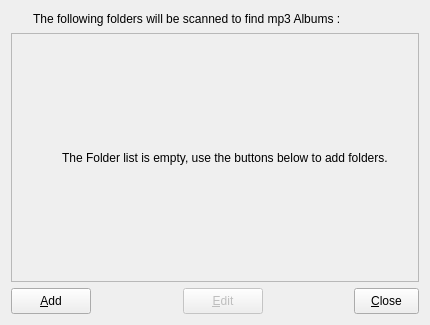
<?xml version="1.0" encoding="UTF-8"?>
<ui version="4.0">
 <class>DirSelectionForm</class>
 <widget class="QWidget" name="DirSelectionForm">
  <property name="geometry">
   <rect>
    <x>0</x>
    <y>0</y>
    <width>430</width>
    <height>325</height>
   </rect>
  </property>
  <property name="minimumSize">
   <size>
    <width>410</width>
    <height>310</height>
   </size>
  </property>
  <property name="windowTitle">
   <string>Folders</string>
  </property>
  <layout class="QGridLayout">
   <item row="0" column="0">
    <widget class="QPushButton" name="IconPlaceholderFolders">
     <property name="enabled">
      <bool>true</bool>
     </property>
     <property name="maximumSize">
      <size>
       <width>16</width>
       <height>16</height>
      </size>
     </property>
     <property name="focusPolicy">
      <enum>Qt::NoFocus</enum>
     </property>
     <property name="contextMenuPolicy">
      <enum>Qt::NoContextMenu</enum>
     </property>
     <property name="text">
      <string/>
     </property>
     <property name="icon">
      <iconset resource="dir_selection.qrc">
       <normaloff>:/root/images/folder/folder-open-document-music.png</normaloff>:/root/images/folder/folder-open-document-music.png</iconset>
     </property>
     <property name="flat">
      <bool>true</bool>
     </property>
    </widget>
   </item>
   <item row="0" column="1" colspan="6">
    <widget class="QLabel" name="FoldersLabel">
     <property name="frameShadow">
      <enum>QFrame::Plain</enum>
     </property>
     <property name="text">
      <string>The following folders will be scanned to find mp3 Albums :</string>
     </property>
     <property name="textFormat">
      <enum>Qt::LogText</enum>
     </property>
    </widget>
   </item>
   <item row="3" column="0" colspan="2">
    <widget class="QPushButton" name="AddButton">
     <property name="minimumSize">
      <size>
       <width>80</width>
       <height>26</height>
      </size>
     </property>
     <property name="maximumSize">
      <size>
       <width>16777215</width>
       <height>16777215</height>
      </size>
     </property>
     <property name="text">
      <string>&amp;Add</string>
     </property>
     <property name="icon">
      <iconset resource="dir_selection.qrc">
       <normaloff>:/root/images/folder/folder--plus.png</normaloff>:/root/images/folder/folder--plus.png</iconset>
     </property>
    </widget>
   </item>
   <item row="3" column="6">
    <widget class="QPushButton" name="CloseButton">
     <property name="minimumSize">
      <size>
       <width>60</width>
       <height>26</height>
      </size>
     </property>
     <property name="maximumSize">
      <size>
       <width>65</width>
       <height>16777215</height>
      </size>
     </property>
     <property name="text">
      <string>&amp;Close</string>
     </property>
     <property name="icon">
      <iconset resource="dir_selection.qrc">
       <normaloff>:/root/images/button_glyphs/cross-button.png</normaloff>:/root/images/button_glyphs/cross-button.png</iconset>
     </property>
    </widget>
   </item>
   <item row="1" column="0" colspan="7">
    <widget class="QStackedWidget" name="ListStack">
     <property name="frameShape">
      <enum>QFrame::NoFrame</enum>
     </property>
     <property name="lineWidth">
      <number>1</number>
     </property>
     <property name="currentIndex">
      <number>1</number>
     </property>
     <widget class="QWidget" name="ListPage">
      <layout class="QGridLayout" name="gridLayout_4">
       <property name="margin">
        <number>0</number>
       </property>
       <item row="0" column="0">
        <widget class="QListWidget" name="FolderList">
         <property name="enabled">
          <bool>true</bool>
         </property>
        </widget>
       </item>
      </layout>
     </widget>
     <widget class="QWidget" name="InfoPage">
      <layout class="QGridLayout" name="InfoPageGridLayout">
       <property name="margin">
        <number>0</number>
       </property>
       <item row="0" column="0">
        <widget class="QFrame" name="EmptyFrame">
         <property name="frameShape">
          <enum>QFrame::StyledPanel</enum>
         </property>
         <property name="frameShadow">
          <enum>QFrame::Sunken</enum>
         </property>
         <layout class="QGridLayout" name="gridLayout_5">
          <property name="margin">
           <number>0</number>
          </property>
          <property name="horizontalSpacing">
           <number>6</number>
          </property>
          <item row="0" column="0">
           <layout class="QGridLayout" name="CenterGridLayout" rowstretch="1,1,1" columnstretch="1,1,1,1">
            <property name="spacing">
             <number>0</number>
            </property>
            <item row="0" column="0" colspan="4">
             <spacer name="verticalSpacer">
              <property name="orientation">
               <enum>Qt::Vertical</enum>
              </property>
              <property name="sizeHint" stdset="0">
               <size>
                <width>20</width>
                <height>40</height>
               </size>
              </property>
             </spacer>
            </item>
            <item row="1" column="0">
             <spacer name="horizontalSpacer">
              <property name="orientation">
               <enum>Qt::Horizontal</enum>
              </property>
              <property name="sizeHint" stdset="0">
               <size>
                <width>40</width>
                <height>20</height>
               </size>
              </property>
             </spacer>
            </item>
            <item row="1" column="1" colspan="2">
             <layout class="QHBoxLayout" name="LabelWithGlyphLayout">
              <property name="spacing">
               <number>4</number>
              </property>
              <item>
               <widget class="QLabel" name="IconPlaceholderInfo">
                <property name="minimumSize">
                 <size>
                  <width>16</width>
                  <height>16</height>
                 </size>
                </property>
                <property name="maximumSize">
                 <size>
                  <width>16</width>
                  <height>16</height>
                 </size>
                </property>
                <property name="text">
                 <string/>
                </property>
                <property name="textFormat">
                 <enum>Qt::PlainText</enum>
                </property>
                <property name="pixmap">
                 <pixmap resource="dir_selection.qrc">:/root/images/notify/information-frame.png</pixmap>
                </property>
                <property name="alignment">
                 <set>Qt::AlignCenter</set>
                </property>
               </widget>
              </item>
              <item>
               <widget class="QLabel" name="ListStatusLabel">
                <property name="sizePolicy">
                 <sizepolicy hsizetype="Expanding" vsizetype="Expanding">
                  <horstretch>1</horstretch>
                  <verstretch>1</verstretch>
                 </sizepolicy>
                </property>
                <property name="minimumSize">
                 <size>
                  <width>0</width>
                  <height>14</height>
                 </size>
                </property>
                <property name="maximumSize">
                 <size>
                  <width>16777215</width>
                  <height>14</height>
                 </size>
                </property>
                <property name="text">
                 <string>The Folder list is empty, use the buttons below to add folders.</string>
                </property>
               </widget>
              </item>
             </layout>
            </item>
            <item row="1" column="3">
             <spacer name="horizontalSpacer_2">
              <property name="orientation">
               <enum>Qt::Horizontal</enum>
              </property>
              <property name="sizeHint" stdset="0">
               <size>
                <width>40</width>
                <height>20</height>
               </size>
              </property>
             </spacer>
            </item>
            <item row="2" column="0" colspan="4">
             <spacer name="verticalSpacer_2">
              <property name="orientation">
               <enum>Qt::Vertical</enum>
              </property>
              <property name="sizeHint" stdset="0">
               <size>
                <width>20</width>
                <height>40</height>
               </size>
              </property>
             </spacer>
            </item>
           </layout>
          </item>
         </layout>
        </widget>
       </item>
      </layout>
     </widget>
    </widget>
   </item>
   <item row="3" column="2">
    <widget class="QWidget" name="RemoveButtonPlaceholder" native="true">
     <property name="enabled">
      <bool>true</bool>
     </property>
     <property name="sizePolicy">
      <sizepolicy hsizetype="Minimum" vsizetype="Fixed">
       <horstretch>0</horstretch>
       <verstretch>0</verstretch>
      </sizepolicy>
     </property>
     <property name="minimumSize">
      <size>
       <width>80</width>
       <height>26</height>
      </size>
     </property>
     <property name="maximumSize">
      <size>
       <width>16777215</width>
       <height>16777215</height>
      </size>
     </property>
     <property name="cursor">
      <cursorShape>ArrowCursor</cursorShape>
     </property>
     <property name="toolTip">
      <string>&amp;Remove</string>
     </property>
     <property name="statusTip">
      <string>Su&amp;re ?</string>
     </property>
    </widget>
   </item>
   <item row="3" column="3">
    <widget class="QPushButton" name="EditButton">
     <property name="enabled">
      <bool>false</bool>
     </property>
     <property name="minimumSize">
      <size>
       <width>80</width>
       <height>26</height>
      </size>
     </property>
     <property name="maximumSize">
      <size>
       <width>16777215</width>
       <height>16777215</height>
      </size>
     </property>
     <property name="text">
      <string>&amp;Edit</string>
     </property>
     <property name="icon">
      <iconset resource="dir_selection.qrc">
       <normaloff>:/root/images/folder/folder--pencil.png</normaloff>:/root/images/folder/folder--pencil.png</iconset>
     </property>
    </widget>
   </item>
   <item row="3" column="4" colspan="2">
    <spacer name="horizontalSpacer_3">
     <property name="orientation">
      <enum>Qt::Horizontal</enum>
     </property>
     <property name="sizeHint" stdset="0">
      <size>
       <width>40</width>
       <height>20</height>
      </size>
     </property>
    </spacer>
   </item>
  </layout>
 </widget>
 <resources>
  <include location="dir_selection.qrc"/>
 </resources>
 <connections>
  <connection>
   <sender>CloseButton</sender>
   <signal>clicked()</signal>
   <receiver>DirSelectionForm</receiver>
   <slot>close()</slot>
   <hints>
    <hint type="sourcelabel">
     <x>336</x>
     <y>280</y>
    </hint>
    <hint type="destinationlabel">
     <x>396</x>
     <y>59</y>
    </hint>
   </hints>
  </connection>
  <connection>
   <sender>AddButton</sender>
   <signal>clicked()</signal>
   <receiver>DirSelectionForm</receiver>
   <slot>close()</slot>
   <hints>
    <hint type="sourcelabel">
     <x>66</x>
     <y>290</y>
    </hint>
    <hint type="destinationlabel">
     <x>199</x>
     <y>155</y>
    </hint>
   </hints>
  </connection>
  <connection>
   <sender>FolderList</sender>
   <signal>currentItemChanged(QListWidgetItem*,QListWidgetItem*)</signal>
   <receiver>DirSelectionForm</receiver>
   <slot>close()</slot>
   <hints>
    <hint type="sourcelabel">
     <x>182</x>
     <y>60</y>
    </hint>
    <hint type="destinationlabel">
     <x>203</x>
     <y>155</y>
    </hint>
   </hints>
  </connection>
  <connection>
   <sender>EditButton</sender>
   <signal>clicked()</signal>
   <receiver>DirSelectionForm</receiver>
   <slot>close()</slot>
   <hints>
    <hint type="sourcelabel">
     <x>236</x>
     <y>287</y>
    </hint>
    <hint type="destinationlabel">
     <x>204</x>
     <y>154</y>
    </hint>
   </hints>
  </connection>
 </connections>
</ui>
